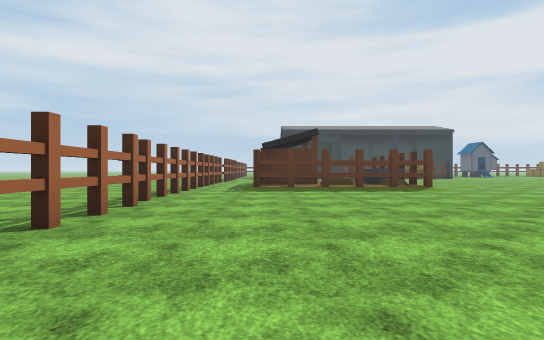
View 1 (above)

22 first-person views from a walk through a 3-D level made in the Unity game engine. The camera is 1.2 m above the floor, looks level and sees 80° across. The floor is counted in squares, 2 m on a side. Each view is taken from the middle of a square. On the plan, view 1 faces up. The plan holds only what a view shows up to about 10 squares ahead; the rest is blank. The place goes on beyond the plan. The terrain is drawn as flat ground. Some surface patterns are stand-ins.

View 2
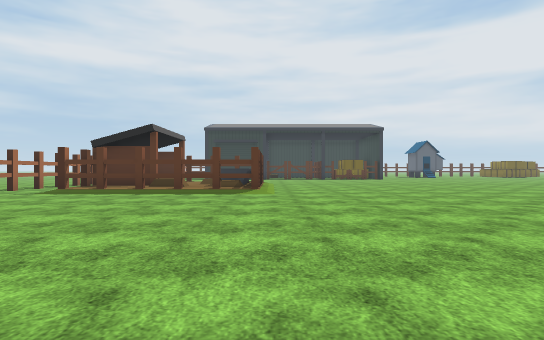

View 3
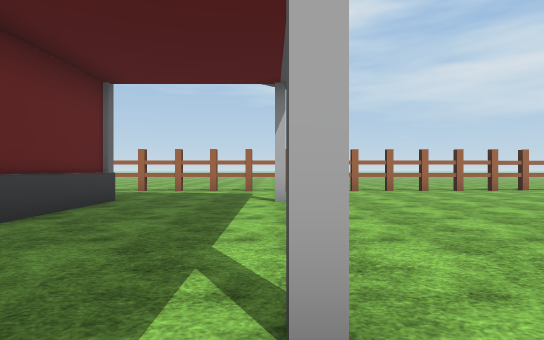

View 4
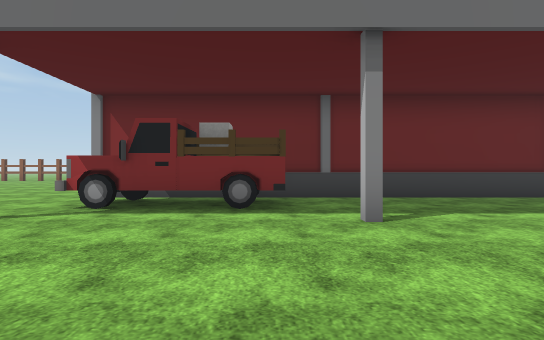

View 5
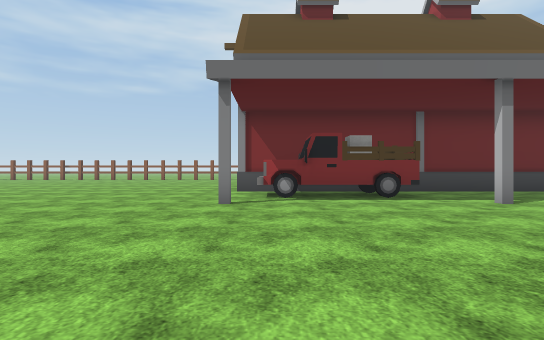

View 6
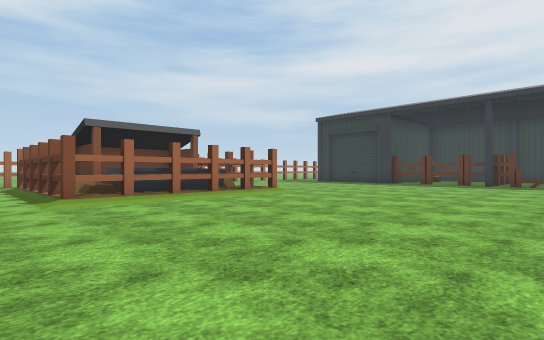

View 7
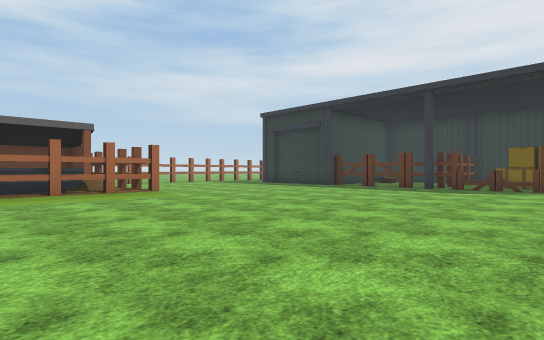

View 8
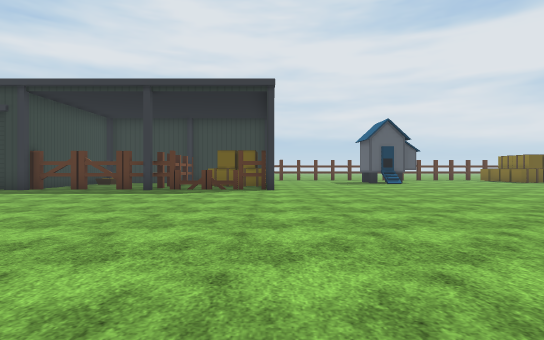

View 9
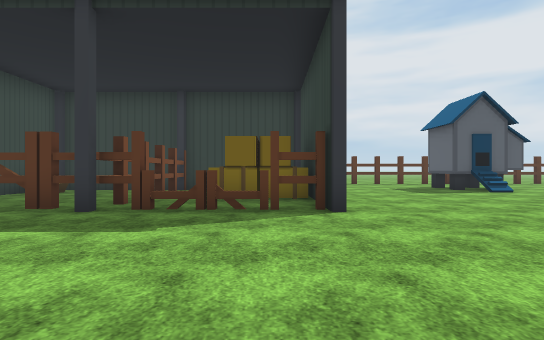

View 10
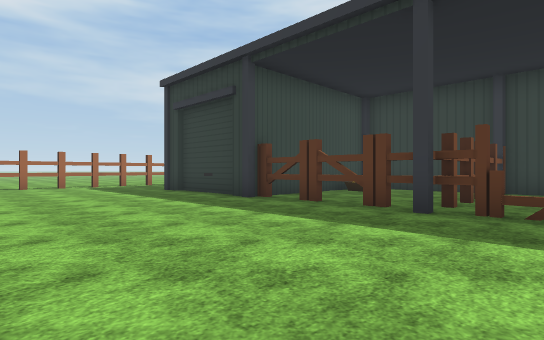

View 11
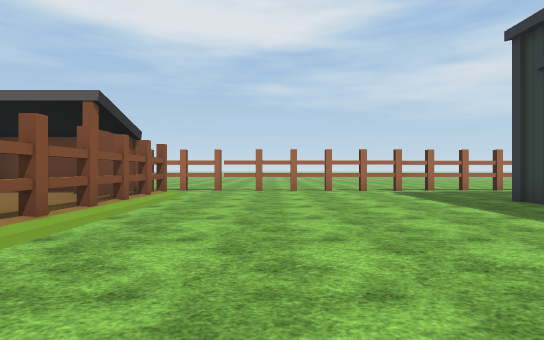

View 12
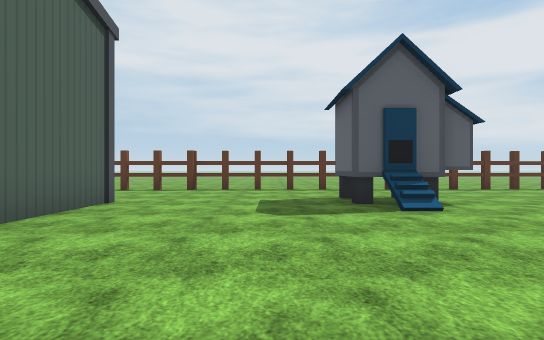

View 13
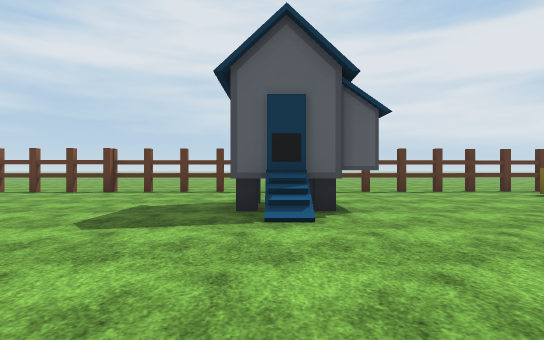

View 14
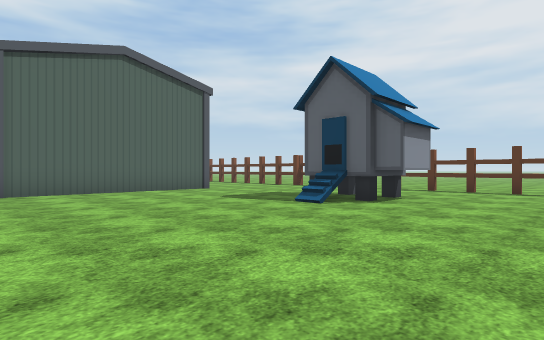

View 15
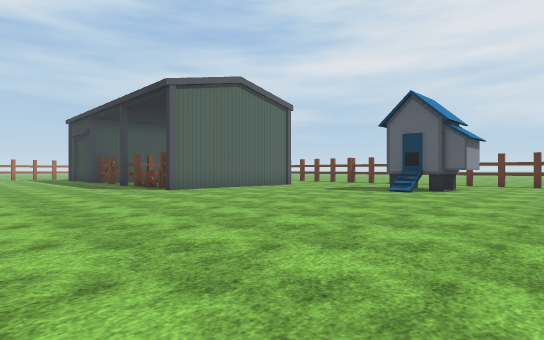

View 16
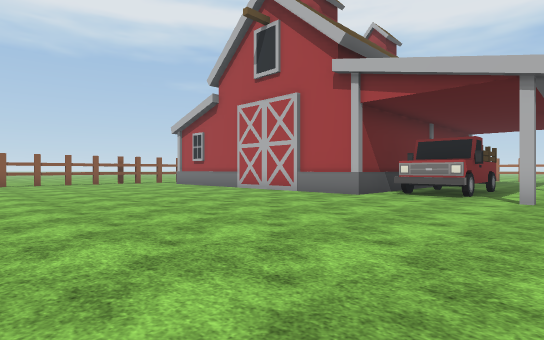

View 17
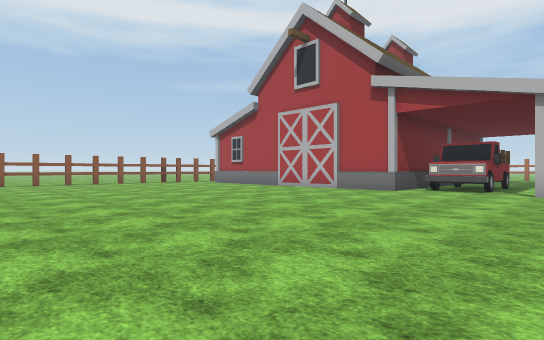

View 18
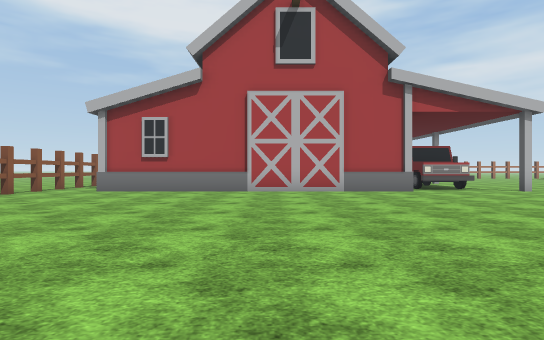

View 19
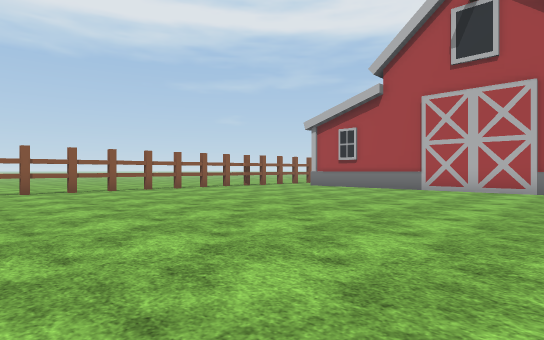

View 20
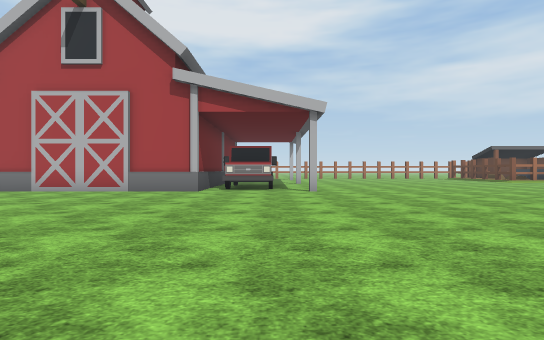

View 21
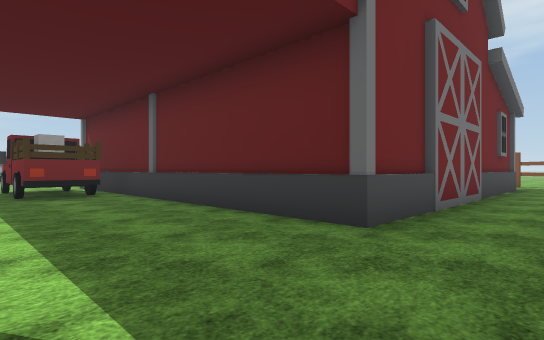

View 22
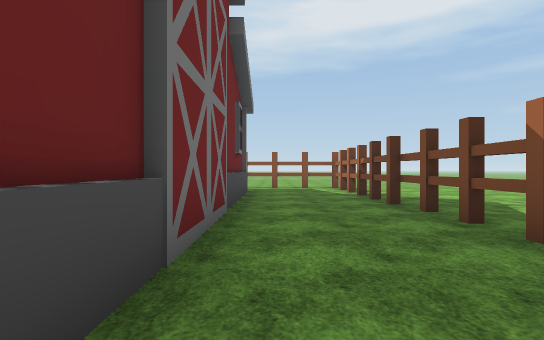

### Floor plan
Key: @ floor where view 1 was taken; # wall or solid block; x gap in a wall; . main floor; : floor 0.25 m higher than the main floor; / step, stairs or slope; ^ raised ledge; T thing the floor can be seen under or through; G gate; O other object.
Columns run from 4 left of view 1 to 21 right of it. Each row starts with its distance up from view 1.
 33                        ..
 32               ......  ....
 31               ############
 30               ............
 29                ...........
 28                 .....##...
 27          #####  #....##...
 26         ##..#.  #..../....
 25         ##..#  ##.........
 24  #      # ..#.###.........
 23  #..    # ..#...#.........
 22  #...####GGG#xGx#.........
 21  ##.......................
 20  .#.......................
 19  .#.......................
 18  .#.......................
 17  .#.......................
 16  ##..................
 15  #..................
 14  #. #####..........
 13  #  #:::^.........
 12  #  #:  ^........
 11  #. ## :^........
 10  #..#:###........
  9 .#...............
  8 .#..............
  7 .T.............
  6 .T.............
  5 .TT..............
  4 ..T...............
  3  .T................
  2  .T..................
  1   T...................
  0     @....................
 -1  .#..#....#....#.........
 -2  .#........OO#O..........
 -3  .#........OO#O..........
 -4  .#..###########.........
 -5  .T..#         #..........
 -6    ..#         #..........
 -7  .T..#         #..........
 -8  .T..#         #..........
 -9 ..T..#         #..........
-10 ..T..#         #..........
-11 ..T..#         #.........
-12 ..#..#         #.........
-13 ..#..#         #.........

Positions as (right, up) in squares from view 1, and headings:
1: (0, 0), facing up
2: (5, 1), facing up
3: (7, -1), facing left
4: (7, 3), facing down
5: (10, 5), facing down
6: (11, 8), facing up-left
7: (12, 11), facing up-left
8: (12, 12), facing up
9: (11, 17), facing up
10: (10, 17), facing up-left
11: (7, 17), facing left
12: (15, 21), facing up
13: (17, 22), facing up
14: (21, 21), facing up-left
15: (21, 17), facing up-left
16: (18, 0), facing down-left
17: (20, 0), facing down-left
18: (20, -8), facing left
19: (21, -5), facing down-left
20: (20, -2), facing left
21: (-1, -1), facing down-right
22: (0, -4), facing down
